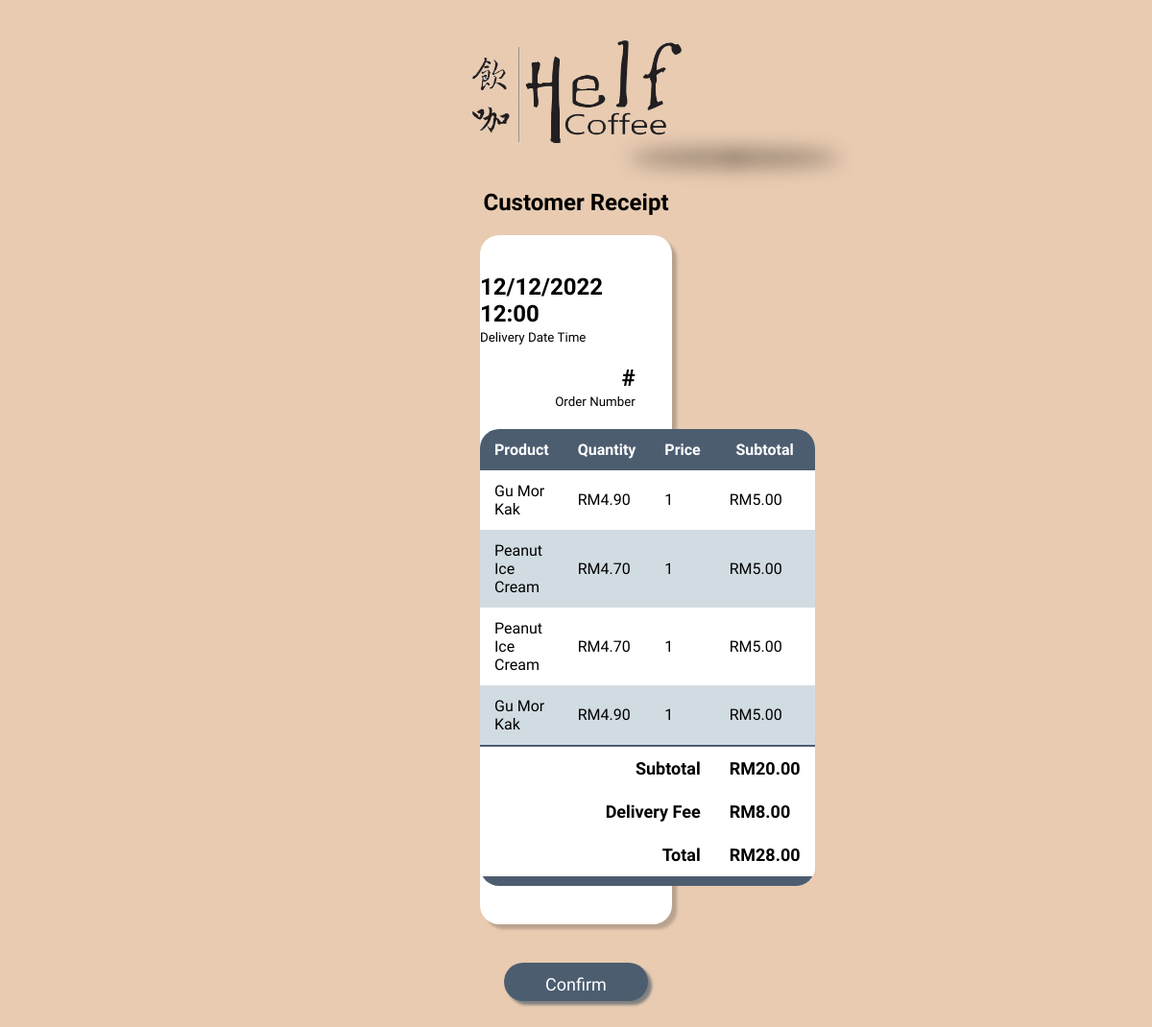
/User/receipt.php, run on the app's committed database.
### tables this page shows
CREATE TABLE `cart_temp` (
  `cart_id` int(11) NOT NULL,
  `product_id` int(11) NOT NULL,
  `product_name` text NOT NULL,
  `price` float NOT NULL,
  `quantity` int(100) NOT NULL,
  `total_price` int(100) NOT NULL
);

### User/receipt.php (the view, shortened to what this page needs)
<?php
    include 'dbConnection.php';
?>
<!DOCTYPE html>
<html lang="en">
    <head>
        <link rel="stylesheet" href="css/receipt_style.css">
        <link rel="stylesheet" href="https://cdnjs.cloudflare.com/ajax/libs/font-awesome/4.7.0/css/font-awesome.min.css">
    </head>
    <body>
        <div class="logo">
            <a href="index.php"><img src="images/helf_coffee_logo.png" alt="Helf Coffee Logo" style="width: 250px" href="index.php"></a>
        </div>
        <div class="container">
            <h2>Customer Receipt</h2>
        </div>
        <div  class="receipt_container">
            <div class="details">
                <div class="delivery_dt">
                    <h2>12/12/2022 12:00</h2>
                    <small>Delivery Date Time</small>
                </div>
                <div class="order_num">
                    <h2>#<?php echo $receipt?></h2>
                    <small>Order Number</small>
                </div>
            </div>
            <table>
                <thead>
                    <tr>
                        <th>Product</th>
                        <th>Quantity</th>
                        <th>Price</th>
                        <th>Subtotal</th>
                    </tr>
                </thead>
                <tbody>
                <?php
                    $sql= "SELECT * FROM cart_temp";
                    $result = $conn->query($sql);
                    $sub_order = 0;
                    $fee = 8;
                    $total_order = 0;
                    while($data = mysqli_fetch_array($result))
                    {
                        $sub_order = $sub_order + $data['total_price'];
                        ?>
                        <tr>
                        <td><?php echo $data['product_name']; ?></td>
                        <td>RM<?php echo number_format($data['price'], 2);?></td>
                        <td><?php echo $data['quantity']; ?></td>
                        <td>RM<?php echo number_format($data['total_price'], 2);?></td>
                        </tr>
                        <?php
                        $total_order = $sub_order + $fee;
                    }
                    ?>
                    <tr>
                        <td colspan="3" style="text-align: right;">Subtotal</td>
                        <td>
                            RM<?php echo number_format($sub_order, 2);?>
                        </td>
                    </tr>
                    <tr>
                        <td colspan="3" style="text-align: right;">Delivery Fee</td>
                        <td>
                            RM<?php echo number_format($fee, 2);?>
                        </td>
                    </tr>
                    <tr>
                        <td colspan="3s" style="text-align: right;">Total</td>
                        <td>
                            RM<?php echo number_format($total_order, 2);?>
                        </td>
                    </tr>
                </tbody>
            </table>
        </div>
        <div class="container">
            <button class="confirm" type="submit">Confirm</button>
        </div>
    </body>
</html>

### User/css/receipt_style.css (style rules this page uses)
body { margin: 0; background-color: #E8CBB1; font-family: 'Marhey', cursive; }
.logo { margin: 30px 0 20px; text-align: center; }
.logo::after { content: "a"; display: block; background-color: rgba(0, 0, 0, 0.35); width: 220px; position: absolute; left: 655px; top: 155px; border-radius: 50%; filter: blur(10px); }
.container { text-align: center; color: black; margin-top: 40px; }
.receipt_container { background-color: white; border-radius: 20px; margin: 0 500px; padding: 20px 0; box-shadow: 5px 5px 3px rgba(0, 0, 0, 0.2); }
table { border-collapse: collapse; margin: 20px auto 20px; border-radius: 20px; overflow: hidden; margin-top: 20px; background-color: white; }
table thead tr { background-color: #4C5D70; color: white; font-weight: 300px; }
table th, table td { padding: 12px 15px; }
table tbody tr:nth-last-child(3) { border-top: 2px solid #4C5D70; }
table tbody tr:nth-of-type(even) { background-color: rgba(125, 156, 171, 0.35); }
table tbody tr:nth-last-child(1), table tbody tr:nth-last-child(2), table tbody tr:nth-last-child(3) { background-color: white; font-weight: bold; font-size: 18px; }
table tbody tr:last-of-type { border-bottom: 10px solid #4C5D70; }
.confirm { font-family: 'Marhey', cursive; font-size: 18px; position: relative; background-color: #4C5D70; color: white; width: 150px; height: 40px; border-radius: 30px; text-align: center; padding: 5px 5px 0; box-shadow: 4px 4px 3px grey; z-index: 1; border: none; margin: 0 auto 30px; cursor: pointer; }
.confirm::before { content: ""; display: block; position: absolute; top: 0; bottom: 0; right: 0; left: 0; background-color: white; border-radius: 30px; border: 2px solid #4C5D70; z-index: -1; transform: scaleX(0); transition: transform 0.3s ease-in-out; }
.details { width: 100%; margin: 0 auto; text-align: center; color: black; }
.delivery_dt { display: inline-block; text-align: left; margin-right: 40px; }
.order_num { display: inline-block; text-align: right; margin-left: 40px; }
.delivery_dt h2, .order_num h2 { margin-bottom: 0; }

### data on the page
cart_temp: product_name "Gu Mor Kak", price "4.90", quantity "1", total_price "5.00"
cart_temp: product_name "Peanut Ice Cream", price "4.70", quantity "1", total_price "5.00"
cart_temp: product_name "Peanut Ice Cream", price "4.70", quantity "1", total_price "5.00"
cart_temp: product_name "Gu Mor Kak", price "4.90", quantity "1", total_price "5.00"

### other printed values
$sub_order "20.00"
$fee "8.00"
$total_order "28.00"
